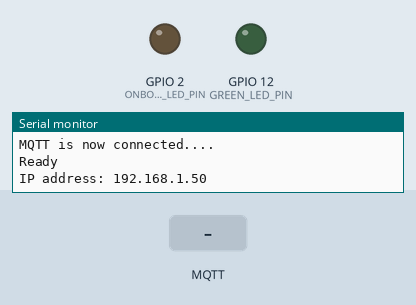
The program below on a simulated ESP32. On the bench: output pins drawn as LEDs (lit = HIGH), the last lines printed to the serial monitor. The test bench sets the inputs (shaded band). No MQTT or app messages arrive unless stated.

Above: at 12.7 s.
12.8 s: MQTT message "off" arrives on the first subscribed topic
At 12.92 s:
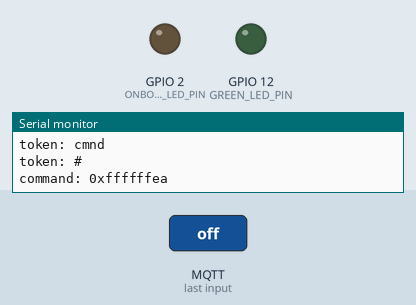
15.8 s: MQTT message "n" arrives on the first subscribed topic
At 15.92 s:
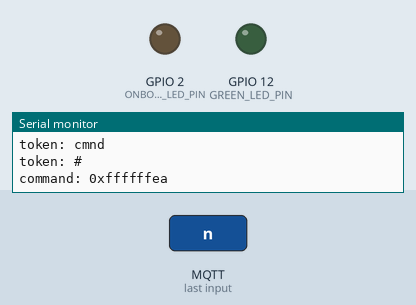
18.8 s: MQTT message "1" arrives on the first subscribed topic
At 18.92 s:
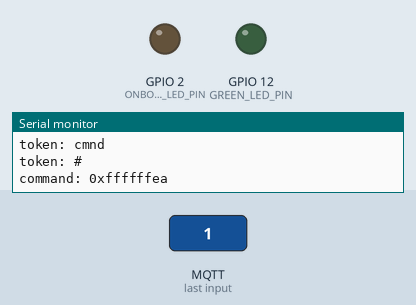
Timing chart, 0 to 27.8 s (numbered marks = the images above; inputs shaded):
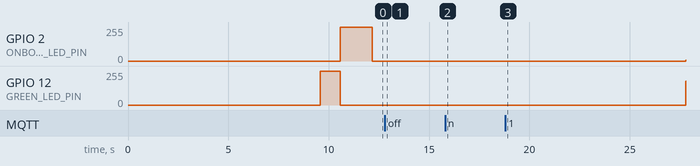

The program:

main.cpp
```cpp
#include <Arduino.h>
#include <IRremoteESP8266.h>
#include <assert.h>
// #include <AsyncElegantOTA.h>
// #include <AsyncTCP.h>
// #include <ESPAsyncWebServer.h>
#include <IRsend.h>
#include <PubSubClient.h>

// req for ota
#include <ArduinoOTA.h>
#include <ESPmDNS.h>
#include <WiFi.h>
#include <WiFiUdp.h>
//
#include "LedFader.h"
#include "MQTTLib.h"
#include "WiFiLib.h"
#include "config.h"
#include "ircodes.h"

#define GREEN_LED_PIN GPIO_NUM_12   //
#define IR_LED_PIN GPIO_NUM_13      //
#define ONBOARD_LED_PIN GPIO_NUM_2  //
#define RX_PIN GPIO_NUM_14          //

const uint16_t kIrLed = IR_LED_PIN;  // ESP8266 GPIO pin to use.
IRsend irsend(kIrLed);               // Set the GPIO to be used to sending the message.

#define HEART_BEAT_TIME 800
#define BLUE_BEAT_TIME 300

LedFader heartBeatLED(GREEN_LED_PIN, 1, 0, 255, HEART_BEAT_TIME);
LedFader blueBeatLED(ONBOARD_LED_PIN, 2, 0, 50, BLUE_BEAT_TIME);

// raw codes
uint16_t rawData[75] = {
    2004, 988, 1002, 986, 1000, 986, 1000, 492, 498, 986, 502, 490, 1000,
    490, 502, 984, 502, 490, 1000, 986, 1000, 986, 500, 48852, 2002, 988,
    1000, 986, 1000, 986, 502, 490, 1000, 984, 504, 490, 1000, 490, 502,
    986, 500, 490, 502, 490, 502, 490, 1000, 986, 500, 48416, 2002, 988,
    1000, 988, 998, 984, 1002, 986, 500, 492, 500, 490, 1000, 490, 500,
    984, 504, 492, 500, 492, 500, 490, 1000, 986, 500};
// length = 75 ^ above raw array
uint16_t rawDataLength = 75;

// accepts pointer to command string
// returns thge code
uint64_t lookupCommandCode(const char *commandName) {
    typedef struct item_t {
        const char *commandStr;
        uint64_t code;
    } item_t;
    item_t table[] = {
        {"power_on", POWER_ON},
        {"power_off", POWER_OFF},
        {"cd", CD},
        {"tuner", TUNER},
        {"aux", AUX},
        {"disc", DISC},
        {"tape1_mon", TAPE_1_MON},
        {"tape2", TAPE_2},
        {"video1", VIDEO1},
        {"video2", VIDEO2},
        {"video3", VIDEO3},
        {"volume_up", VOLUME_UP},
        {"volume_down", VOLUME_DOWN},
        {"mute", MUTE},
        {NULL, 0}};

    for (item_t *p = table; p->commandStr != NULL; ++p) {
        if (strcmp(p->commandStr, commandName) == 0) {
            return p->code;
        }
    }
    return -EINVAL;
}

// pass in topic string and
// return pointer to final token - command string
char *getCommandStrPtr(char *topic, char *resultCommandStr) {
    // char *lastToken = NULL;
    char *token = strtok(topic, "/");
    while (token) {
        Serial.printf("token: %s\n", token);
        // copy token string
        strcpy(resultCommandStr, token);
        // lastToken = token;
        token = strtok(NULL, "/");
    }
    return 0;
}

void pulseLED(int pulses, int time) {
    for (size_t i = 0; i < pulses; i++) {
        heartBeatLED.fullOff();
        delay(time / 2);
        heartBeatLED.fullOn();
        delay(time / 2);
    }
    // heartBeatLED.fullOff();
    // delay(time / 3);
}
// Callback function header
void callback(char *topic, byte *payload, unsigned int length);

IPAddress mqttBroker(192, 168, 0, MQTT_LAST_OCTET);
WiFiClient myWiFiClient;
PubSubClient MQTTclient(mqttBroker, 1883, callback, myWiFiClient);

void callback(char *topic, byte *payload, unsigned int length) {
    // handle message arrived
    // format and display the whole MQTT message and payload
    char fullMQTTmessage[255];  // = "MQTT rxed thisisthetopicforthismesage and
                                // finally the payload, and a bit extra to make
                                // sure there is room in the string and even
                                // more chars";

    char pubTopicStr[255];
    strcpy(pubTopicStr, topic);

    strcpy(fullMQTTmessage, "MQTT Rxed Topic: [");
    strcat(fullMQTTmessage, topic);  // e.g "irbridge/stat/amplifier/volume_up"
    strcat(fullMQTTmessage, "], ");
    // append payload and add \o terminator
    strcat(fullMQTTmessage, "Payload: [");
    strncat(fullMQTTmessage, (char *)payload, length);  // e.g o'on or 'off
    strcat(fullMQTTmessage, "]");

    Serial.println(fullMQTTmessage);

    // assume filtered for 'irbridge/amplifier/' already
    // get last part of string - the command,
    // then irsend the code version of the command -m use a struct?
    //  https://stackoverflow.com/questions/5193570/value-lookup-table-in-c-by-strings
    char commandStr[25];
    getCommandStrPtr(topic, commandStr);  // get pointer to the command string 3rd section
    uint64_t command = lookupCommandCode(commandStr);

    Serial.printf("command: %#08x\n", command);

    // if its a recognised command and if payload last char is 'n' e.g. "o'n'"", dont do anything with OFF
    if ((command != -EINVAL) && ((payload[1]) == 'n')) {
        // good command code so txmit
        Serial.printf("command txed: %#08x\n", command);

        // now send a meesage to mqtt to indicate the status
        // e.g "irbridge/stat/amplifier/volume_up", payload 'on
        strcpy(pubTopicStr, "irbridge/stat/amplifier/");
        strcat(pubTopicStr, commandStr);

        MQTTclient.publish((char *)pubTopicStr, (char *)"on");
        irsend.sendNEC(command);
        pulseLED(3, 80);
        MQTTclient.publish((char *)pubTopicStr, (char *)"off");

    } else if (strcmp(topic, "irbridge/amplifier/code") == 0) {  // raw code
        Serial.print("plain NEC code Tx : ");
        unsigned long actualval;
        actualval = strtoul((char *)payload, NULL, 10);
        Serial.println(actualval);
        irsend.sendNEC(actualval);
    }
}

const uint32_t kBaudRate = 115200;

void setup() {
    Serial.begin(115200);
    delay(3000);

    Serial.println("Hi from irbridge ... Booting");
    connectWiFi();
    printWifiStatus();
    Serial.print("IP address: ");
    Serial.println(WiFi.localIP());
    Serial.flush();

    delay(5000);
    // connectMQTT();
    reconnectMQTT();

    irsend.begin();
    heartBeatLED.begin();  // initialize
    blueBeatLED.begin();   // initialize
    // you're connected now, so print out the status:

    // Serial.begin(kBaudRate, SERIAL_8N1);
    // while (!Serial)  // Wait for the serial connection to be establised.
    //   delay(50);

    /* we use mDNS instead of IP of ESP32 directly */
    // hostname.local
    ArduinoOTA.setHostname("irbridge");

    ArduinoOTA
        .onStart([]() {
            String type;
            if (ArduinoOTA.getCommand() == U_FLASH)
                type = "sketch";
            else  // U_SPIFFS
                type = "filesystem";

            // NOTE: if updating SPIFFS this would be the place to unmount
            // SPIFFS using SPIFFS.end()
            Serial.println("Start updating " + type);
        })
        .onEnd([]() { Serial.println("\nEnd"); })
        .onProgress([](unsigned int progress, unsigned int total) {
            Serial.printf("Progress: %u%%\r", (progress / (total / 100)));
        })
        .onError([](ota_error_t error) {
            Serial.printf("Error[%u]: ", error);
            if (error == OTA_AUTH_ERROR)
                Serial.println("Auth Failed");
            else if (error == OTA_BEGIN_ERROR)
                Serial.println("Begin Failed");
            else if (error == OTA_CONNECT_ERROR)
                Serial.println("Connect Failed");
            else if (error == OTA_RECEIVE_ERROR)
                Serial.println("Receive Failed");
            else if (error == OTA_END_ERROR)
                Serial.println("End Failed");
        });

    ArduinoOTA.begin();

    Serial.println("Ready");
    Serial.print("IP address: ");
    Serial.println(WiFi.localIP());
}

void loop() {
    // connectWiFi();
    // maybe checkwifi here
    connectWiFi();

    if (WiFi.isConnected() && !MQTTclient.connected()) {
        // Attempt to reconnect
        reconnectMQTT();  // Attempt to reconnect
    } else {
        // Client is connected
        MQTTclient.loop();  // process any MQTT stuff, returned in callback
    }

    ArduinoOTA.handle();

    heartBeatLED.update();
    blueBeatLED.update();

    //! send out telemetry every 5 mins
    publishTelemetry();
}
```

ircodes.h
```cpp
#ifndef _IRCODES_H
#define _IRCODES_H

// power on      0xE13EA45B
#define POWER_ON 0xE13EA45B

// power off     0xE13E13EC
#define POWER_OFF 0xE13E13EC

// cd 0xE13EA15E
#define CD 0xE13EA15E

// tuner   0xE13EBB44
#define TUNER 0xE13EBB44

// aux     0xE13ED926
#define AUX 0xE13ED926

// disc 0xE13E916E
#define DISC 0xE13E916E

// tape 1 mon 0xE13EB14E
#define TAPE_1_MON 0xE13EB14E

// tape 2 0xE13E8976
#define TAPE_2 0xE13E8976

// video1  0xE13E43BC
#define VIDEO1 0xE13E43BC

// video 2 0xE13E03FC
#define VIDEO2 0xE13E03FC

// video 3 0xE13E837C
#define VIDEO3 0xE13E837C

// 1 0xE13E30CF
// 2 0xE13EB04F
// 3 0xE13E708F
// 4 0xE13EF00F
// 5 0xE13E08F7
// 6 0xE13E8877
// 7 0xE13E48B7
// 8 0xE13EC837
// 9 0xE13EA857
// 10 0xE13E32CD
// 0 0xE13E6897
// +10 0xE13EB24D

// tune mode 0xE13ECC33
// display 0xE13E649B

// vol + 0xE13E11EE
#define VOLUME_UP 0xE13E11EE

// tune - 0xE13E8B74

// mute    0xE13E29D6
#define MUTE 0xE13E29D6

// tune + 0xE13E4BB4

// vol dn  0xE13E31CE
#define VOLUME_DOWN 0xE13E31CE

// spk a 0xE13E738C
// spk b 0xE13EF30C

// open/close 0xE13E12ED
// stop 0xE13E40BF
// play 0xE13E807F
// skip back 0xE13EA05F
// skip forward 0xE13E609F
// pause 0xE13E52AD
// scan back 0xE13E20DF
// scan forward 0xE13EE01F
// next disc 0xE13EE817
// time 0xE13E10EF
// repeat 0xE13E50AF
// random 0xE13EC03F
// program 0xE13ED02F
// delete 0xE13E0AF5
#endif
```

secret_example.h
```cpp
//email app password and username
//put your vals in here and save as secret.h

//email app password
#define APP_PASSWORD "asgfdsgdsfgfgdfgdfg"
#define EMAIL_ADDRESS "fdgn@gmail.com"

#define MY_SSID "mywifissid"
#define MY_SSID_PASSWORD "wifipassword"

#define IFTTT_API_KEY "GjJJL9ITuzwKjiu49fx2c"
#define IFTTT_EVENT_NAME "ESP32BridgeBoot"
```

version.h
```cpp
#define VERSION "V0.33 : master:return offx state"
```

config.h
```cpp
#ifndef __SETTINGS_H
#define __SETTINGS_H

//#define DEBUG_WSERIAL

#define RELEASE

// #define ALT_ID

#ifdef ALT_ID
    #define MQTT_CLIENT_NAME "IRBridgeMQTTClientALT"
    #define LWT_TOPIC "irbridgeALT/LWT"
#else
    #define MQTT_CLIENT_NAME "IRBridgeMQTTClient"
    #define LWT_TOPIC "irbridge/LWT"
#endif


// #define LIGHT_SENSOR_LOWER_THRESHOLD 1500
// #define LIGHT_SENSOR_UPPER_THRESHOLD 1900


// #define HEART_BEAT_TIME 1000
//#define LIGHT_SENSOR_UPPER_THRESHOLD 1900

// #define ZONE_WAIT_BEFORE_FLAG_AWAY 100   //in seconds time window to wait before classed as zone gone away
// #define ZONE_HEARTBEAT_TIMEOUT_MS (1000UL * 420UL)   //max millisces to wait if no ack from pi before power cycling pi
// #define ZONE_COLD_BOOT_TIME_MS  (1000UL * 180UL)     //estimated time for a zone controller to boot from power cycle reset

#define ESP32_WATCHDOG_TIMEOUT_SECS 60
#define ESP32_WATCHDOG_RESET_INTERVAL_SECS 30

#define MQTT_LAST_OCTET 100
#endif
```

Measured:
- after the input at 12.8 s, GPIO 2 (ONBOARD_LED_PIN): stays 0/255 (without the input it goes to 18/255 after 2.5 s); GPIO 12 (GREEN_LED_PIN): stays 0/255 (without the input it goes to 93/255 after 2.5 s)
- after the input at 15.8 s, GPIO 2 (ONBOARD_LED_PIN): stays 0/255 (without the input it goes to 18/255 after 2.5 s); GPIO 12 (GREEN_LED_PIN): stays 0/255 (without the input it goes to 156/255 after 2.5 s)
- after the input at 18.8 s, GPIO 2 (ONBOARD_LED_PIN): stays 0/255 (without the input it goes to 17/255 after 2.5 s); GPIO 12 (GREEN_LED_PIN): stays 0/255 (without the input it goes to 219/255 after 2.5 s)
